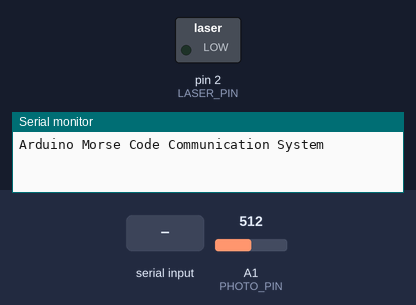
Recording of a sketch running on a simulated Arduino Uno, built with avr-gcc and run on an emulated ATmega328P. Parts: switched loads named in the sketch (green lamp = pin HIGH), the last lines printed to the serial monitor. The inputs (shaded band) are chosen by the test bench; at power-on: A1 (PHOTO_PIN) = 512.

Above: at 1.2 s.
1.3 s: "1\n" received over Serial
At 2.9 s:
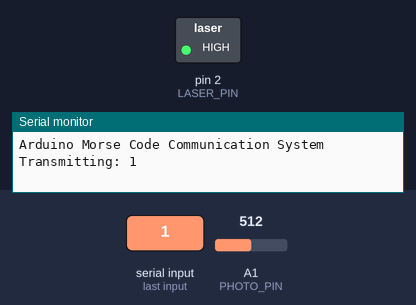
6.2 s: ".\n" received over Serial
At 6.9 s:
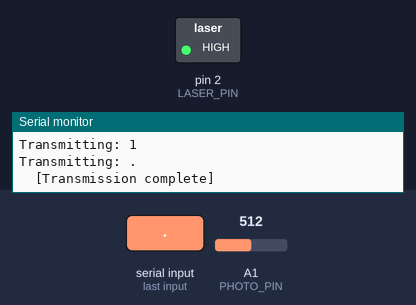
7.7 s: "0\n" received over Serial
At 9.7 s:
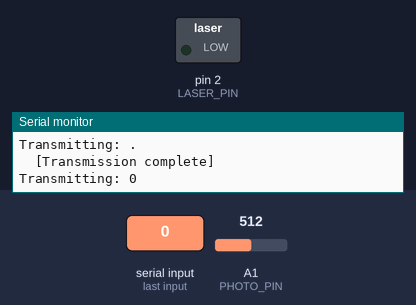
10.7 s: "-\n" received over Serial
At 11.6 s:
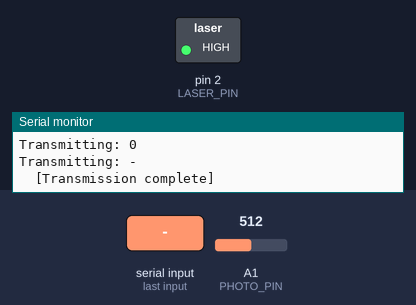
Timing chart, 0 to 13.2 s (numbered marks = the images above; inputs shaded):
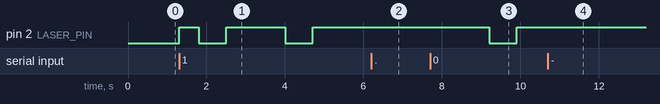

The sketch:

laser_communication.ino
```cpp
int LASER_PIN = 2;
int PHOTO_PIN = A1;

const int sensorThreshold = 2.3;

const unsigned long DOT_DURATION = 500;
const unsigned long DASH_DURATION = 1500;
const unsigned long SYMBOL_GAP = 700;
const unsigned long LETTER_GAP = 2000;
const unsigned long WORD_GAP = 4000;


struct MorseMapping {
  char letter;
  const char* code;
};

MorseMapping morseTable[] = {
  {'A', ".-"},
  {'B', "-..."},
  {'C', "-.-."},
  {'D', "-.."},
  {'E', "."},
  {'F', "..-."},
  {'G', "--."},
  {'H', "...."},
  {'I', ".."},
  {'J', ".---"},
  {'K', "-.-"},
  {'L', ".-.."},
  {'M', "--"},
  {'N', "-."},
  {'O', "---"},
  {'P', ".--."},
  {'Q', "--.-"},
  {'R', ".-."},
  {'S', "..."},
  {'T', "-"},
  {'U', "..-"},
  {'V', "...-"},
  {'W', ".--"},
  {'X', "-..-"},
  {'Y', "-.--"},
  {'Z', "--.."},
  {'1', ".----"},
  {'2', "..---"},
  {'3', "...--"},
  {'4', "....-"},
  {'5', "....."},
  {'6', "-...."},
  {'7', "--..."},
  {'8', "---.."},
  {'9', "----."},
  {'0', "-----"}
};
const int morseTableSize = sizeof(morseTable) / sizeof(morseTable[0]);

const char* getMorseForChar(char c) {
  for (int i = 0; i < morseTableSize; i++) {
    if (morseTable[i].letter == c) {
      return morseTable[i].code;
    }
  }
  return "";
}

char decodeMorse(String morse) {
  for (int i = 0; i < morseTableSize; i++) {
    if (morse.equals(morseTable[i].code)) {
      return morseTable[i].letter;
    }
  }
  return '?';
}

// Transmitter Machine

enum MsgState {idle, laser_on, laser_off, letter_gap};
MsgState msgState = idle;
String msgMessage = ""; // The message to be transmitted
int msgMessageIndex = 0; // Current character in the message
String msgMorse = ""; // Morse code for the current character
int msgMorseIndex = 0; // Current character in the Morse
bool msgActive = false; // Transmission is in progress (True/False)
unsigned long msgStateStartTime = 0; // uses millis()
unsigned long msgDuration = 0; // Duration for the current state

void processTransmitter() {
  if (!msgActive) return;

  unsigned long now = millis();

  switch(msgState) {
    case idle:
      if (msgMessageIndex < msgMessage.length()) {
        char c = msgMessage.charAt(msgMessageIndex);
        if (c == ' ') {
          msgState = letter_gap;
          msgDuration = WORD_GAP;
          msgStateStartTime = now;
          msgMessageIndex++;
        } else {
          msgMorse = String(getMorseForChar(c));
          msgMorseIndex = 0;
          if (msgMorse.length() == 0) {
            msgMessageIndex++;
          } else {
            msgState = laser_on;
            msgStateStartTime = now;
          }
        }
      }
      else {
        msgActive = false;
        Serial.println("  [Transmission complete]");
      }
      break;

    case laser_on: {
        if (msgMorseIndex < msgMorse.length()) {
          char symbol = msgMorse.charAt(msgMorseIndex);
          digitalWrite(LASER_PIN, HIGH);
          if (symbol == '.')
            msgDuration = DOT_DURATION;
          else if (symbol == '-')
            msgDuration = DASH_DURATION;
          else
            msgDuration = DOT_DURATION;

          if (now - msgStateStartTime >= msgDuration) {
            digitalWrite(LASER_PIN, LOW);
            msgState = laser_off;
            msgStateStartTime = now;
            msgDuration = SYMBOL_GAP;
          }
        } else {
          msgState = letter_gap;
          msgStateStartTime = now;
          msgDuration = LETTER_GAP;
        }
      }
      break;

    case laser_off:
      if (now - msgStateStartTime >= msgDuration) {
        msgMorseIndex++;
        if (msgMorseIndex < msgMorse.length()) {
          msgState = laser_on;
          msgStateStartTime = now;
        } else {
          msgState = letter_gap;
          msgStateStartTime = now;
          msgDuration = LETTER_GAP;
          msgMessageIndex++;
        }
      }
      break;

    case letter_gap:
      if (now - msgStateStartTime >= msgDuration) {
        msgState = idle;
      }
      break;
  }
}

// Reciever Machine

bool lastLightState = false; // Current state: true=light, false=dark
unsigned long lastStateChangeTime = 0;
String rxMorseLetter = ""; // Morse for the current letter
String rxMessage = ""; // Received message so far

void processReceiver() {
  unsigned long now = millis();
  float sensorVal = (analogRead(PHOTO_PIN))/1023 * 5.0;
  bool currentLightState = (sensorVal > sensorThreshold);

  if (currentLightState != lastLightState) {
    unsigned long duration = now - lastStateChangeTime;
    lastStateChangeTime = now;

    if (lastLightState == true && !currentLightState) {
      if (duration >= 300 && duration < 700)
        rxMorseLetter += ".";
      else if (duration >= 700 && duration < 1300)
        rxMorseLetter += "-";
    }
    else if (lastLightState == false && currentLightState) {
      if (duration >= (LETTER_GAP - 500) && duration < WORD_GAP) {
        if (rxMorseLetter.length() > 0) {
          char decoded = decodeMorse(rxMorseLetter);
          rxMessage += decoded;
          Serial.print(decoded);
          rxMorseLetter = "";
        }
      }
      else if (duration >= WORD_GAP) {
        if (rxMorseLetter.length() > 0) {
          char decoded = decodeMorse(rxMorseLetter);
          rxMessage += decoded;
          Serial.print(decoded);
          rxMorseLetter = "";
        }
        rxMessage += " ";
        Serial.print(" ");
      }
    }

    lastLightState = currentLightState;
  }

  if (!currentLightState && (now - lastStateChangeTime > (LETTER_GAP + 500)) && rxMorseLetter.length() > 0) {
    char decoded = decodeMorse(rxMorseLetter);
    rxMessage += decoded;
    Serial.print(decoded);
    rxMorseLetter = "";
  }
}

void setup() {
  Serial.begin(9600);
  Serial.println("Arduino Morse Code Communication System");

  pinMode(LASER_PIN, OUTPUT);
  digitalWrite(LASER_PIN, LOW);

  pinMode(PHOTO_PIN, INPUT);
  lastStateChangeTime = millis();
}

void loop() {
  if (Serial.available() > 0) {
    String input = Serial.readStringUntil('\n');
    input.trim();
    if (input.length() > 0) {
      msgMessage = input;
      msgMessage.toUpperCase();
      msgMessageIndex = 0;
      msgActive = true;
      msgState = idle;
      Serial.print("Transmitting: ");
      Serial.println(msgMessage);
    }
  }

  processTransmitter();
  processReceiver();
}
```

Measured:
- after the input at 1.3 s, pin 2 (LASER_PIN): goes HIGH 0.50 s, LOW 0.70 s, HIGH 1.5 s, LOW 0.70 s, then HIGH, starting at once
- after the input at 6.2 s, pin 2 (LASER_PIN): stays HIGH (without the input it goes to LOW after 0.00 s)
- after the input at 7.7 s, pin 2 (LASER_PIN): HIGH → LOW after 1.5 s, → HIGH 0.70 s later
- after the input at 10.7 s, pin 2 (LASER_PIN): stays HIGH (without the input it goes to LOW after 0.70 s)
